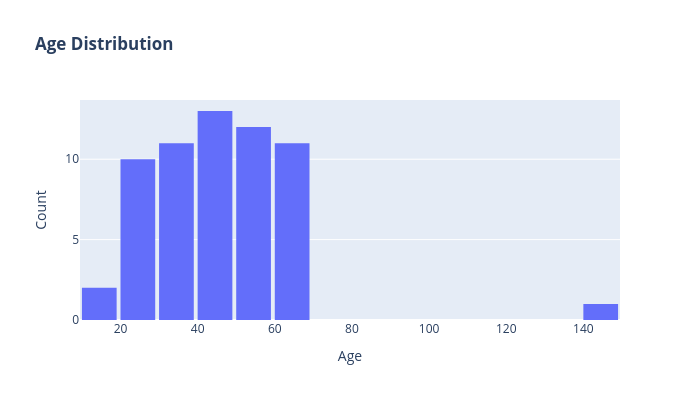
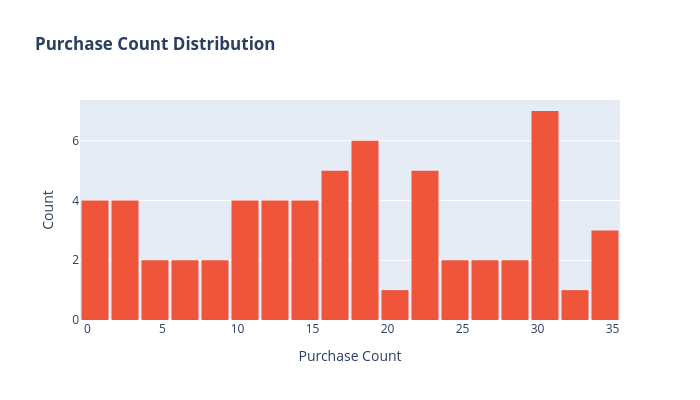

The cell these charts' notebook holds for them, in order:
### Markdown cell above
باتوجه به این نمودار تعداد مشتری های خانم خیلی کمتر هستش نسبت به آقا

### Code cell
import plotly.express as px
import pandas as pd

# 1. Age
fig_age = px.histogram(analysis_df, x="age", nbins=15,
                       title="<b>Age Distribution</b>",
                       color_discrete_sequence=["#636EFA"])
fig_age.update_layout(width=700, height=400, bargap=0.1,
                      xaxis_title="Age", yaxis_title="Count")
fig_age.show()

# 2. Purchase count
fig_purch = px.histogram(analysis_df, x="purchase_count", nbins=20,
                         title="<b>Purchase Count Distribution</b>",
                         color_discrete_sequence=["#EF553B"])
fig_purch.update_layout(width=700, height=400, bargap=0.1,
                        xaxis_title="Purchase Count", yaxis_title="Count")
fig_purch.show()

# 3. Avg order value
fig_avg = px.histogram(analysis_df, x="avg_order_value", nbins=15,
                       title="<b>Average Order Value</b>",
                       color_discrete_sequence=["#00CC96"])
fig_avg.update_layout(width=700, height=400, bargap=0.1,
                      xaxis_title="Avg Order Value", yaxis_title="Count")
fig_avg.show()

# 4. Total spending
fig_total = px.histogram(analysis_df, x="total_spending", nbins=15,
                         title="<b>Total Spending</b>",
                         color_discrete_sequence=["#AB63FA"])
fig_total.update_layout(width=700, height=400, bargap=0.1,
                        xaxis_title="Total Spending", yaxis_title="Count")
fig_total.show()

# 5. Last purchase days
fig_last = px.histogram(analysis_df, x="last_purchase_days", nbins=15,
                        title="<b>Days Since Last Purchase</b>",
                        color_discrete_sequence=["#FFA15A"])
fig_last.update_layout(width=700, height=400, bargap=0.1,
                       xaxis_title="Days", yaxis_title="Count")
fig_last.show()

# 6. Returned items
fig_return = px.histogram(analysis_df, x="returned_items", nbins=10,
                          title="<b>Returned Items Distribution</b>",
                          color_discrete_sequence=["#19D3F3"])
fig_return.update_layout(width=700, height=400, bargap=0.1,
                         xaxis_title="Returned Items", yaxis_title="Count")
fig_return.show()

# 7. Satisfaction score
fig_sat = px.histogram(analysis_df, x="satisfaction_score", nbins=10,
                       title="<b>Satisfaction Score</b>",
                       color_discrete_sequence=["#FF6692"])
fig_sat.update_layout(width=700, height=400, bargap=0.1,
                      xaxis_title="Score", yaxis_title="Count")
fig_sat.show()

# ----- Categorical: bar chart (vertical unless too many categories) -----
# 8. City (top 10 by count to avoid clutter)
top_cities = analysis_df['city'].value_counts().nlargest(10).index
city_df = analysis_df[analysis_df['city'].isin(top_cities)]
fig_city = px.histogram(city_df, x="city", 
                        title="<b>Top 10 Cities</b>",
                        color_discrete_sequence=["#636EFA"])
fig_city.update_layout(width=900, height=450, bargap=0.3,
                       xaxis_title="City", yaxis_title="Count")
fig_city.show()



# ----- Time series: signup_date -----
# Aggregate signups by month and plot a line
signup_counts = analysis_df.set_index('signup_date').resample('ME').size().reset_index(name='count')
fig_signup = px.line(signup_counts, x='signup_date', y='count', markers=True,
                     title="<b>Monthly Signups</b>",
                     color_discrete_sequence=["#000000"])
fig_signup.update_layout(width=800, height=450,
                         xaxis_title="Month", yaxis_title="Number of Signups")
fig_signup.show()

### Figure 1 — Plotly figure (JSON) as saved in the notebook; plotly's stock layout.template omitted (floating-point values rounded to 4 significant figures)
{"data": [{"bingroup": "x", "hovertemplate": "age=%{x}<br>count=%{y}<extra></extra>", "legendgroup": "", "marker": {"color": "#636EFA", "pattern": {"shape": ""}}, "name": "", "nbinsx": 15, "orientation": "v", "showlegend": false, "type": "histogram", "x": [19, 53, 31, 58, 28, 58, 43, 23, 61, 145, 41, 51, 39, 35, 47, 45, 49, 30, 22, 45, 50, 60, 50, 53, 41, 19, 37, 25, 34, 60, 37, 23, 63, 25, 58, 26, 42, 45, 47, 65, 60, 43, 60, 64, 54, 23, 37, 25, 32, 48, 23, 31, 32, 59, 62, 61, 58, 47, 57, 63], "xaxis": "x", "yaxis": "y"}], "layout": {"bargap": 0.1, "barmode": "relative", "height": 400, "legend": {"tracegroupgap": 0}, "title": {"text": "<b>Age Distribution</b>"}, "width": 700, "xaxis": {"anchor": "y", "domain": [0, 1], "title": {"text": "Age"}}, "yaxis": {"anchor": "x", "domain": [0, 1], "title": {"text": "Count"}}}}

### Figure 2 — Plotly figure (JSON) as saved in the notebook; plotly's stock layout.template omitted (floating-point values rounded to 4 significant figures)
{"data": [{"bingroup": "x", "hovertemplate": "purchase_count=%{x}<br>count=%{y}<extra></extra>", "legendgroup": "", "marker": {"color": "#EF553B", "pattern": {"shape": ""}}, "name": "", "nbinsx": 20, "orientation": "v", "showlegend": false, "type": "histogram", "x": [17, 12, 21, 23, 23, 35, 29, 3, 34, 19, 19, 27, 1, 31, 3, 11, 30, 18, 4, 16, 16, 6, 31, 0, 2, 11, 14, 16, 2, 26, 18, 15, 24, 29, 17, 9, 1, 31, 11, 34, 7, 12, 23, 33, 24, 15, 23, 12, 23, 30, 15, 13, 18, 9, 19, 1, 31, 5, 31, 10], "xaxis": "x", "yaxis": "y"}], "layout": {"bargap": 0.1, "barmode": "relative", "height": 400, "legend": {"tracegroupgap": 0}, "title": {"text": "<b>Purchase Count Distribution</b>"}, "width": 700, "xaxis": {"anchor": "y", "domain": [0, 1], "title": {"text": "Purchase Count"}}, "yaxis": {"anchor": "x", "domain": [0, 1], "title": {"text": "Count"}}}}
